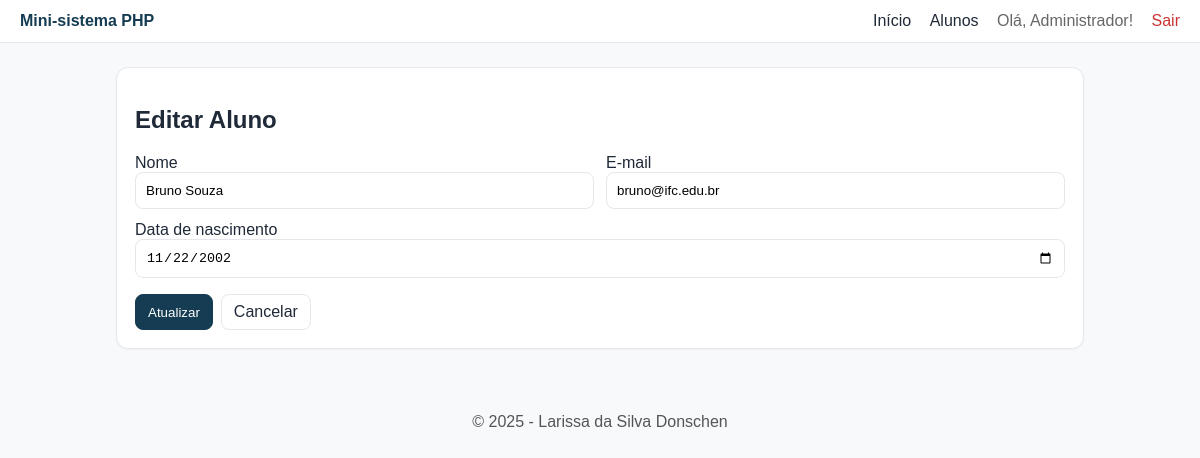
The app's page /alunos/edit.php?id=2 (signed in) with its own data.
### tables this page shows
CREATE TABLE IF NOT EXISTS alunos (
  id INT AUTO_INCREMENT PRIMARY KEY,
  nome VARCHAR(120) NOT NULL,
  email VARCHAR(160) NOT NULL UNIQUE,
  data_nascimento DATE NULL,
  criado_em TIMESTAMP DEFAULT CURRENT_TIMESTAMP
);

### alunos/edit.php (the view, shortened to what this page needs)
<?php
require_once __DIR__ . '/../config/db.php';
include __DIR__ . '/../includes/header.php';
$id = (int)($_GET['id'] ?? 0);
$stmt = $pdo->prepare("SELECT * FROM alunos WHERE id = :id");
$stmt->execute([':id' => $id]);
$aluno = $stmt->fetch();
?>
<div class="card">
  <h2>Editar Aluno</h2>
  <form method="post" action="/alunos/update.php">
    <div class="form-row">
      <div>
        <label>Nome</label>
        <input class="input" type="text" name="nome" required value="<?php echo htmlspecialchars($aluno['nome']); ?>">
      </div>
      <div>
        <label>E-mail</label>
        <input class="input" type="email" name="email" required value="<?php echo htmlspecialchars($aluno['email']); ?>">
      </div>
    </div>
    <div class="mt-3">
      <label>Data de nascimento</label>
      <input class="input" type="date" name="data_nascimento" value="<?php echo htmlspecialchars($aluno['data_nascimento'] ?? ''); ?>">
    </div>
    <div class="mt-4 actions">
      <button class="btn primary" type="submit">Atualizar</button>
      <a class="btn" href="/alunos/index.php">Cancelar</a>
    </div>
  </form>
</div>
<?php include __DIR__ . '/../includes/footer.php'; ?>

### assets/css/style.css (style rules this page uses)
:root { --bg: #f7f9fb; --fg: #1f2937; --brand: #153C52; --border: #e5e7eb; }
* { box-sizing: border-box; }
body { margin: 0; font-family: Arial, Helvetica, sans-serif; background: var(--bg); color: var(--fg); }
.card { background: white; border: 1px solid var(--border); border-radius: 12px; padding: 18px; margin-bottom: 16px; box-shadow: 0 1px 2px rgba(0,0,0,0.04); }
.btn { display: inline-block; padding: 8px 12px; border-radius: 8px; border: 1px solid var(--border); text-decoration: none; color: var(--fg); background: white; }
.btn.primary { background: var(--brand); color: white; border-color: var(--brand); }
.input, select { width: 100%; padding: 10px; border-radius: 8px; border: 1px solid var(--border); background: white; }
.form-row { display: grid; grid-template-columns: 1fr 1fr; gap: 12px; }
.actions { display: flex; gap: 8px; }
.mt-3 { margin-top: 12px; }
.mt-4 { margin-top: 16px; }

### records on screen
alunos: nome "Bruno Souza", email "bruno@ifc.edu.br", data_nascimento "11/22/2002"

### other values on screen
explode(' ', $usuario['nome'])[0] "Administrador"
